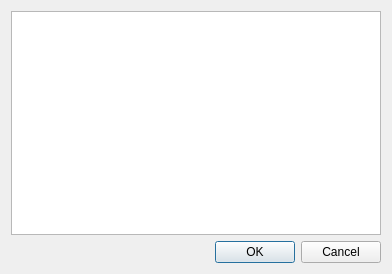
<?xml version="1.0" encoding="UTF-8"?>
<ui version="4.0">
 <class>ComposerDialog</class>
 <widget class="QDialog" name="ComposerDialog">
  <property name="windowModality">
   <enum>Qt::NonModal</enum>
  </property>
  <property name="geometry">
   <rect>
    <x>0</x>
    <y>0</y>
    <width>392</width>
    <height>274</height>
   </rect>
  </property>
  <property name="sizePolicy">
   <sizepolicy hsizetype="Preferred" vsizetype="Preferred">
    <horstretch>0</horstretch>
    <verstretch>0</verstretch>
   </sizepolicy>
  </property>
  <property name="windowTitle">
   <string>Veuillez choisir votre composeur d'impression</string>
  </property>
  <property name="sizeGripEnabled">
   <bool>false</bool>
  </property>
  <layout class="QGridLayout" name="gridLayout">
   <item row="0" column="0">
    <widget class="QListWidget" name="listComposers"/>
   </item>
   <item row="1" column="0">
    <widget class="QDialogButtonBox" name="buttonBox">
     <property name="orientation">
      <enum>Qt::Horizontal</enum>
     </property>
     <property name="standardButtons">
      <set>QDialogButtonBox::Cancel|QDialogButtonBox::Ok</set>
     </property>
    </widget>
   </item>
  </layout>
 </widget>
 <tabstops>
  <tabstop>listComposers</tabstop>
  <tabstop>buttonBox</tabstop>
 </tabstops>
 <resources/>
 <connections>
  <connection>
   <sender>buttonBox</sender>
   <signal>accepted()</signal>
   <receiver>ComposerDialog</receiver>
   <slot>accept()</slot>
   <hints>
    <hint type="sourcelabel">
     <x>248</x>
     <y>254</y>
    </hint>
    <hint type="destinationlabel">
     <x>157</x>
     <y>274</y>
    </hint>
   </hints>
  </connection>
  <connection>
   <sender>buttonBox</sender>
   <signal>rejected()</signal>
   <receiver>ComposerDialog</receiver>
   <slot>reject()</slot>
   <hints>
    <hint type="sourcelabel">
     <x>316</x>
     <y>260</y>
    </hint>
    <hint type="destinationlabel">
     <x>286</x>
     <y>274</y>
    </hint>
   </hints>
  </connection>
 </connections>
</ui>
